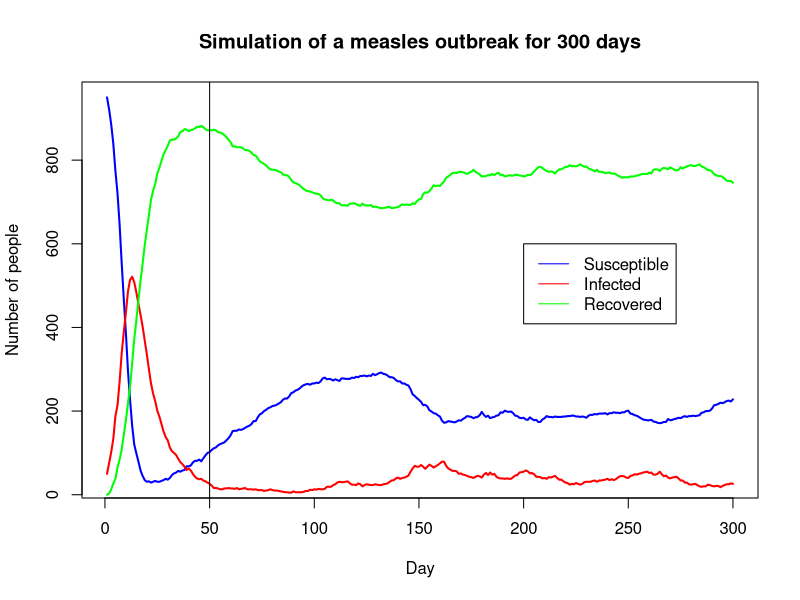
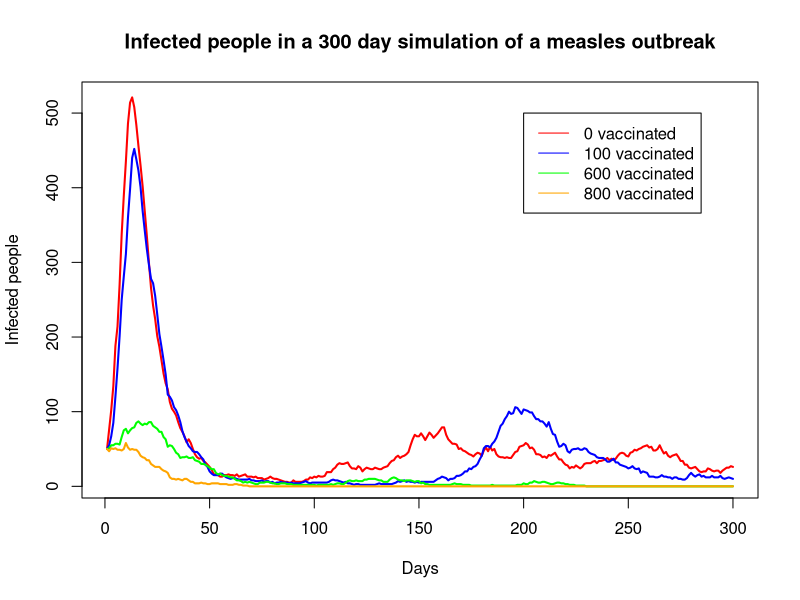

These charts were generated, in order, by the following R code:
#Project 1

set.seed(7) #Set a seed, our favorite number

#1c)

days = 7300 #20 years in days
P = matrix(c(0.99, 0.01, 0.0, 0, 0.9, 0.1, 0.005, 0, 0.995), byrow = TRUE, nrow = 3) #transition probability matrix

#MCSimulation is a function that simulates the Markov chain in problem 1.1. 
MCSimulation <- function(){
  #Declare a vector, that holds a state in [0, 1, 2] for each day the simulation runs
  #which in this case, is 7300 days = 20 years
  SIR_state = vector("numeric", length = days) 
  SIR_state[1] = 0 #Set the first day to state 0, which is the susceptible state
  
  #Do the simulation
  for(i in 1:(days-1)){
    previousDay = SIR_state[i] #state for day i
    todayProb = P[previousDay + 1, ] #the probabilities for which state you end in
                                    # in day i+1 is the row SIR_state[i] in the transition
                                    # probability matrix. The +1 is due to indexing in
                                    # R matrix. 
    # Sample state of next day from the vector [0, 1, 2] with probabilities todayProb
    SIR_state[i+1] = sample(c(0, 1, 2), size = 1, prob = todayProb)
  }
  
  #A vector of the states every year in the last 10 years, is the seconc half
  # of the prevoiusly declared vector SIR_state
  lastTenYears <-  SIR_state[(length(SIR_state)/2):days] 
  
  #For each run of this function, we estimate the number of days per year spent in each
  #state. This is just the days in one given state, divided by all days, times 365 (1 year)
  estimateSusceptibleDays = sum(lastTenYears == 0)/length(lastTenYears) * 365
  estimateInfectedDays = sum(lastTenYears == 1)/length(lastTenYears) * 365
  estimateImmuneDays = sum(lastTenYears == 2)/length(lastTenYears) * 365
  
  #returns a vector of the days per year estimates of each state
  return (c(estimateSusceptibleDays, estimateInfectedDays, estimateImmuneDays))
  
}

#CalculateCI is a function that calculates CI for the long-run mean numbers of 
#days spent in each state every year
calculateCI <- function(){
  #Run the function MCSimulation that runs the given Markov chain for 20 years, 30 times
  #The vector estimations is a vector of vectors which stores the estimates for days per year
  #spent in each state, for all 30 runs.
  estimations <- replicate(30, MCSimulation())
  
  #Stores number of susceptible days per year for each of the 30 simulations
  susceptibleDays = estimations[1,]
  #Stores number of infected days per year for each of the 30 simulations
  infectedDays = estimations[2,]
  #Stores number of immune days per year for each of the 30 simulations
  immuneDays = estimations[3,]
  
  #nSample is numbers of samples used in calculating CI. We have one sample for 
  #each run of the MC, so nSample = 30. All the three above defined vectors
  #have the same length. 
  nSample = length(susceptibleDays)
  
  #Calculate the mean of all three samples
  meanSusceptibleDays = mean(susceptibleDays)
  meanInfectedDays = mean(infectedDays)
  meanImmuneDays = mean(immuneDays)
  
  print(meanSusceptibleDays)
  print(meanInfectedDays)
  print(meanImmuneDays)
  
  #Calculate the standard deviation of all three samples. This is the corrected
  #sample standard deviation 
  sdSusceptibleDays = sd(susceptibleDays)
  sdInfectedDays = sd(infectedDays)
  sdImmuneDays = sd(immuneDays)
  
  #Critical value in t-distribution for 29 degrees of freedom and alpha = 0.25
  #t-distribution is symmetric, so the lower and upper quantile are equal
  quantile = 2.045
  
  #Calculate lower and upper bound of each of the CI. Describtion in report
  lowerBoundS = meanSusceptibleDays-(quantile*(sdSusceptibleDays/sqrt(nSample)))
  upperBoundS = meanSusceptibleDays+(quantile*(sdSusceptibleDays/sqrt(nSample)))
  lowerBoundI = meanInfectedDays-(quantile*(sdInfectedDays/sqrt(nSample)))
  upperBoundI = meanInfectedDays+(quantile*(sdInfectedDays/sqrt(nSample)))
  lowerBoundR = meanImmuneDays-(quantile*(sdImmuneDays/sqrt(nSample)))
  upperBoundR = meanImmuneDays+(quantile*(sdImmuneDays/sqrt(nSample)))
  
  #Last, print out the CI's
  
  print("Confidence interval for mean number of days spent in susceptible state: ")
  print(c('[', lowerBoundS, upperBoundS, ']'))
  
  print("Confidence interval for mean number of days spent in infected state: ")
  print(c('[', lowerBoundI, upperBoundI, ']'))
  
  print("Confidence interval for mean number of days spent in recovered state: ")
  print(c('[', lowerBoundR, upperBoundR, ']'))
}

calculateCI()

#1e)

n = 300 #steps
N = 1000 #number of people

#The function explosiveBehaviour has two input values. This is a boolean statement
#that tells us to return the matrix Y or not. The matrix Y has 300 (= steps) columns
#and 3 rows. For each column, the first value is the number of susceptible people this day,
#the second row is number of infected people this day, and the last row is number of
#immune people this day. The second input, is the number of vaccinated individuals.
#If the input value returnY is false, the function returns a vector with 2 elements. 
#
#For each step, we can model new infected, new recovered and new susceptible people as
#a binomial distribution. We have the number of people in each state at day i, and we also
#know the probability that any of these will change state. For example, for new infected, we
#have the numbers of susceptible people at day i as numbers of trials, and beta as probability
#of success, where "success" is that a person becomes infected. We do it similarly for the other states. 
explosiveBehaviour <- function(returnY, vaccinated){
  Y <- matrix(0, 3, n) #Create 3x300 matrix of zeros
  Y[,1] = c(950, 50, 0) #Set the first columns equal to Y_0
  Y[1, 1] = Y[1, 1] - vaccinated #If any vaccinated, the number of susceptible 
                                 #people is vaccinated people fewer than 950
  Y[3, 1] = Y[3, 1] + vaccinated #If any vaccinated, they are also immune
  gamma = 0.10    #probability of getting recovered if an individual is infected
  alpha = 0.005   #probability of becoming susceptible if you are immune
  
  #Simulate the first 300 days of infection
  for (i in 1:(n-1)){
    S_n <- Y[1, i] #number of susceptible at day i
    I_n <- Y[2, i] #number of infected on day i
    R_n <- Y[3, i] #number of immune on day i
    beta <- 0.5 * I_n / N #Calculate the probability of becoming infected
    newInfected <- rbinom(1, S_n, beta) #new infected on day i comes from a binomial
                                        #distr with S_n trials and beta prob of success
    newImmune <- rbinom(1, I_n, gamma) #new immune on day i comes from a binomial distr
                                       #with I_n trials and prob gamma of success
    newSusceptible <- rbinom(1, (R_n-vaccinated), alpha) #new susceptible on day i 
                                              #comes from binomial distr with R_n - vaccinated
                                              #trials and prob alpha of success. The vaccinated
                                              #cant become susceptible again.
    infected <- I_n + newInfected - newImmune #number of infected on day i+1 is 
                                              #number of infected on day i + new infected - new immune
    immune <- R_n + newImmune - newSusceptible #immune on day i+1 is immune on day i
                                              #+ new immune - new susceptible
    susceptible <- S_n + newSusceptible - newInfected #susceptible on day i+1 is susceptible on day i
                                                  #+ new susceptible - new infected
    
    Y[,i+1] <- c(susceptible, infected, immune) #add a column to the matrix with
                                                  #number of people in each state at day i+1
  }
  numbersOfInfectedPerDay = Y[2, ] #Vector of 300 elements, where the i'th element is
                                   #number of infected people on day i
  if(returnY){
    return(Y) #returns the matrix Y
  }
  #If returnY is false, return a vector of max infected a day, and which day that was
  return ( c(max(numbersOfInfectedPerDay), which.max(numbersOfInfectedPerDay)) )
}

#Run the above function, and plot the outlook of the measles outbreak (with 0 vaccinated)
Y = explosiveBehaviour(TRUE, 0)
plot(1:n, Y[1, ], col = "blue", type = "l", lwd = 2, main = "Simulation of a measles outbreak for 300 days", 
     xlab = "Day", ylab = "Number of people")
lines(1:n, Y[2, ], col = "red", lwd = 2)
lines(1:n, Y[3, ], col = "green", lwd = 2)
abline(v = 50)
legend(x = 200, y = 600, legend=c("Susceptible", "Infected", "Recovered"), 
       col = c("blue", "red", "green"), lty = 1)

#Run the simulation of the measles outbreak 1000 times with 0 vaccinated individuals, 
#store the number of max infected people for every simulation in the vector maxValsInfected0
#and the days that this happened in dayMaXInfected0. 
maxValsInfected0 <- replicate(1000, explosiveBehaviour(FALSE, 0))
maxInfected0 = maxValsInfected0[1, ]
dayMaxInfected0 = maxValsInfected0[2, ]

#This function calculates CI's for max number of infected per day in the 300 day
#simulation and at which day this happened. The function has 2 input values. 
#Both of the input values are from the simulation with returnY=FALSE. 
calculateCI_expectedValues <- function(maxInfected, dayMaxInfected){
  #Calculate the mean of bot input parameters
  meanMaxInfected = mean(maxInfected)
  meanDay = mean(dayMaxInfected)
  
  print("E[maxI]")
  print(meanMaxInfected)
  print("E[day]")
  print(meanDay)
  
  #Calculate corrected standard deviation of both input parameters
  sdMaxInfected = sd(maxInfected)
  sdDay = sd(dayMaxInfected)
  
  #nSample = 1000 = length of one of the input parameter
  nSample = length(maxInfected)
  quantile = 2.045 #Find this in blue book
  
  #Calculate the bounds for the CI's
  lowerBoundMaxInfected = meanMaxInfected-(quantile*(sdMaxInfected/sqrt(nSample)))
  upperBoundMaxInfected = meanMaxInfected+(quantile*(sdMaxInfected/sqrt(nSample)))
  lowerBoundDay = meanDay-(quantile*(sdDay/sqrt(nSample)))
  upperBoundDay = meanDay+(quantile*(sdDay/sqrt(nSample)))
  
  
  #Print out both of the CI's
  print("Confidence interval for maxInfected: ")
  print(c('[', lowerBoundMaxInfected, upperBoundMaxInfected, ']'))
  
  print("Confidence interval for dayMaxInfected: ")
  print(c('[', lowerBoundDay, upperBoundDay, ']'))
}

#Run the simulation of the measles outbreak again, with 100, 600 and 800
#vaccinated people respectively. I then plot the number of infected people
#per day, for all three cases and the case for 0 vaccinated
Y_100 = explosiveBehaviour(TRUE, 100)
Y_600 = explosiveBehaviour(TRUE, 600)
Y_800 = explosiveBehaviour(TRUE, 800)
plot(1:n, Y[2, ], col = "red", lwd = 2, type = "l", xlab = "Days", 
     ylab = "Infected people", main = "Infected people in a 300 day simulation of a measles outbreak")
lines(1:n, Y_100[2, ], col = "blue", lwd = 2)
lines(1:n, Y_600[2, ], col = "green", lwd = 2)
lines(1:n, Y_800[2, ], col = "orange", lwd = 2)
legend(x = 200, y = 500, legend=c("0 vaccinated", "100 vaccinated", "600 vaccinated", "800 vaccinated"), 
       col = c("red", "blue", "green", "orange"), lty = 1)

#Run the simulation of the outbreak 1000 times for each of the cases where
#the number of vaccinated people is 100, 600 and 800. Store the values in a
#matrix
maxValsInfected100 <- replicate(1000, explosiveBehaviour(FALSE, 100))
maxValsInfected600 <- replicate(1000, explosiveBehaviour(FALSE, 600))
maxValsInfected800 <- replicate(1000, explosiveBehaviour(FALSE, 800))

#Split up the above matrices to get vectors that have the max number of infected
#people for each of the cases, and vectors that store the day that this happens.
maxInfected100 = maxValsInfected100[1, ]
dayMaxInfected100 = maxValsInfected100[2, ]
maxInfected600 = maxValsInfected600[1, ]
dayMaxInfected600 = maxValsInfected600[2, ]
maxInfected800 = maxValsInfected800[1, ]
dayMaxInfected800 = maxValsInfected800[2, ]

#Calculate CI's for max number of infected per day in the 300 day simulation
#and at which day this happened for the cases with 0, 100, 600 and 800 vaccinated
#people at day 1.
calculateCI_expectedValues(maxInfected0, dayMaxInfected0)
calculateCI_expectedValues(maxInfected100, dayMaxInfected100)
calculateCI_expectedValues(maxInfected600, dayMaxInfected600)
calculateCI_expectedValues(maxInfected800, dayMaxInfected800)

